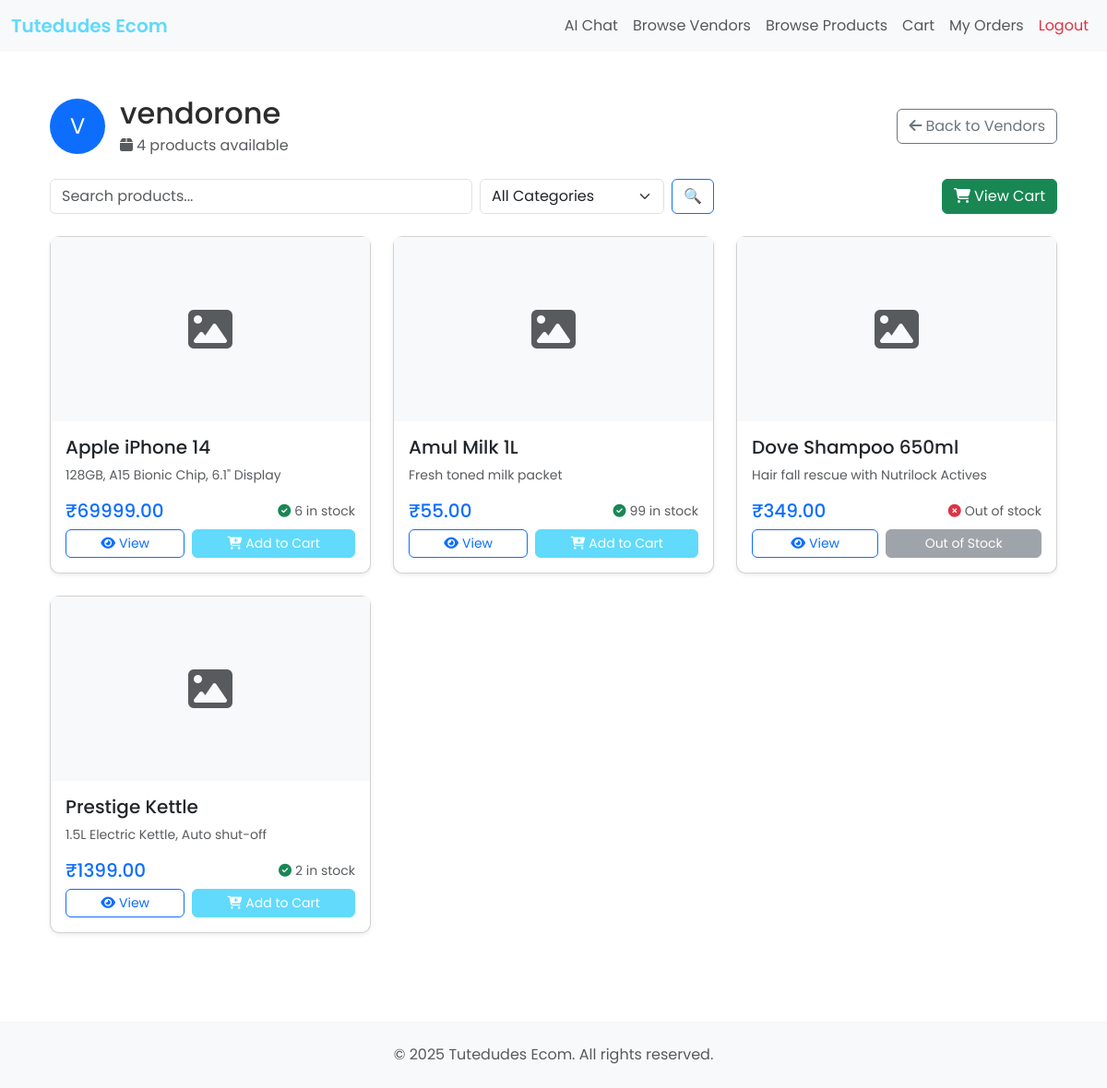
The page /retailer/vendors/2/ (signed in) on the database as committed earlier.
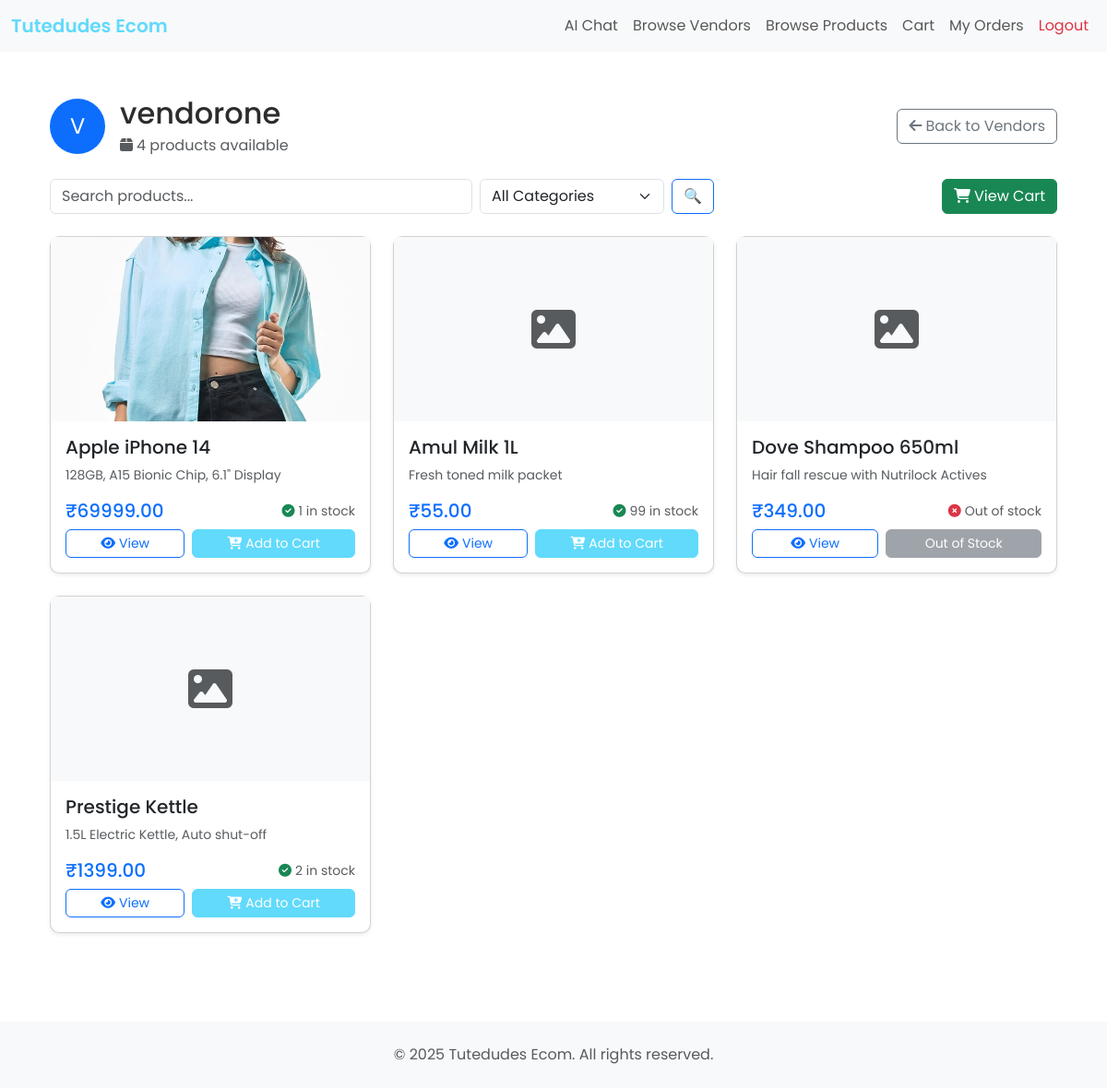
The same page on the database as committed later.
### ecomApp/models.py (models this page shows, shortened)
class Product(models.Model):
    vendor = models.ForeignKey(settings.AUTH_USER_MODEL, on_delete=models.CASCADE, limit_choices_to={'is_vendor': True}, related_name='products')
    category = models.ForeignKey('Category', on_delete=models.SET_NULL, null=True, blank=True, related_name='products')
    name = models.CharField(max_length=255)
    description = models.TextField(blank=True)
    price = models.DecimalField(max_digits=10, decimal_places=2)
    quantity = models.PositiveIntegerField()
    image = models.ImageField(upload_to='product_images/', blank=True, null=True)
    available = models.BooleanField(default=True)
    created_at = models.DateTimeField(auto_now_add=True)
    updated_at = models.DateTimeField(auto_now=True)

### ecomApp/views.py (the view)
# urls.py: path('retailer/vendors/<int:vendor_id>/', views.vendor_detail, name='vendor_detail'),
@login_required
@user_passes_test(lambda u: getattr(u, 'is_retailer', False), login_url='/')
def vendor_detail(request, vendor_id):
    from django.shortcuts import get_object_or_404
    vendor = get_object_or_404(CustomUser, id=vendor_id, is_vendor=True)
    products = Product.objects.filter(vendor=vendor, available=True).select_related('category')
    from django.db.models import Q
    search_query = request.GET.get('search', '').strip()
    category_filter = request.GET.get('category', '').strip()
    if search_query:
        products = products.filter(
            Q(name__icontains=search_query) | Q(description__icontains=search_query)
        )
        if not products.exists():
            messages.info(request, f'"{search_query}" is not available from {vendor.username}.')
    if category_filter:
        products = products.filter(category__name=category_filter)
    categories = Category.objects.filter(
        products__vendor=vendor,
        products__available=True
    ).distinct()
    return render(request, 'vendor_detail.html', {
        'vendor': vendor,
        'products': products,
        'categories': categories,
        'search_query': search_query,
        'category_filter': category_filter,
        'user': request.user
    })

### ecomApp/templates/vendor_detail.html (shortened to what the changed rows need)
{% extends 'base.html' %}
{% load static %}
{% block content %}
<div class="container py-4">
    <div class="d-flex justify-content-between align-items-center mb-4">
        <div class="d-flex align-items-center">
            <div>
                <h2 class="mb-1">{{ vendor.username }}</h2>
            </div>
        </div>
    </div>
    {% if products %}
        <div class="row">
            {% for product in products %}
            <div class="col-md-6 col-lg-4 mb-4">
                <div class="card h-100 shadow-sm">
                    {% if product.image %}
                    <img src="{{ product.image.url }}" class="card-img-top" alt="{{ product.name }}"
                         style="height: 200px; object-fit: cover;">
                    {% else %}
                    <div class="card-img-top bg-light d-flex align-items-center justify-content-center"
                         style="height: 200px;">
                        <i class="fas fa-image fa-3x text-muted"></i>
                    </div>
                    {% endif %}
                    <div class="card-body d-flex flex-column">
                        <h5 class="card-title">{{ product.name }}</h5>
                        {% if product.description %}
                        <p class="card-text text-muted small">{{ product.description|truncatewords:15 }}</p>
                        {% endif %}
                        <div class="mt-auto">
                            <div class="d-flex justify-content-between align-items-center mb-2">
                                <span class="h5 text-primary mb-0">₹{{ product.price }}</span>
                                <small class="text-muted">
                                    {% if product.quantity > 0 %}
                                        <i class="fas fa-check-circle text-success me-1"></i>{{ product.quantity }} in stock
                                    {% else %}
                                        <i class="fas fa-times-circle text-danger me-1"></i>Out of stock
                                    {% endif %}
                                </small>
                            </div>
                            <div class="d-flex gap-2">
                                <a href="{% url 'product_detail' product.id %}" class="btn btn-outline-primary btn-sm flex-fill">
                                    <i class="fas fa-eye me-1"></i>View
                                </a>
                                {% if product.quantity > 0 %}
                                <form method="post" action="{% url 'add_to_cart' product.id %}" class="flex-fill">
                                    <button type="submit" class="btn btn-primary btn-sm w-100">
                                        <i class="fas fa-cart-plus me-1"></i>Add to Cart
                                    </button>
                                </form>
                                {% else %}
                                <button class="btn btn-secondary btn-sm flex-fill" disabled>
                                    Out of Stock
                                </button>
                                {% endif %}
                            </div>
                        </div>
                    </div>
                </div>
            </div>
            {% endfor %}
        </div>
    {% endif %}
</div>
{% endblock %}

Rows that differ between the two databases and show on the page:
changed Product "Apple iPhone 14": image: picture added; quantity "6" → "1"; image empty → "product_images/K_2.webp" (drawn)
